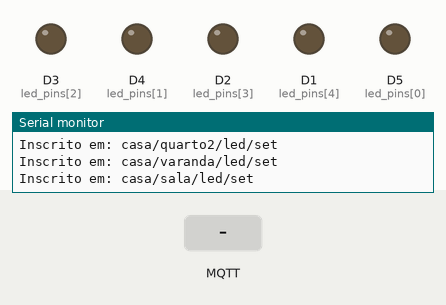
Bench run of a program on a simulated ESP8266 (NodeMCU). Shown: output pins drawn as LEDs (lit = HIGH), the last lines printed to the serial monitor. Inputs (shaded band) come from the test bench. WiFi joins after 1.5 s; servers stay silent unless stated; random numbers use the default seed unless the program sets one; no MQTT or app messages arrive unless stated.

Above: at 2.7 s.
2.8 s: MQTT message "ON" arrives on the first subscribed topic
At 3.7 s:
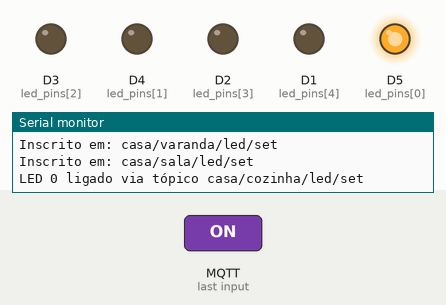
4.3 s: MQTT message "ON" arrives on the second subscribed topic
At 4.9 s:
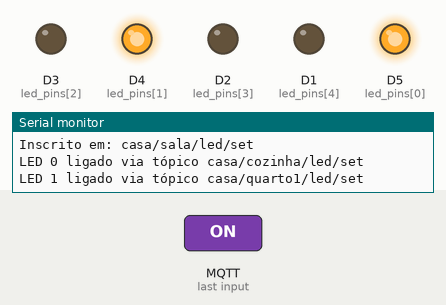
5.8 s: MQTT message "OFF" arrives on the first subscribed topic
At 7.0 s:
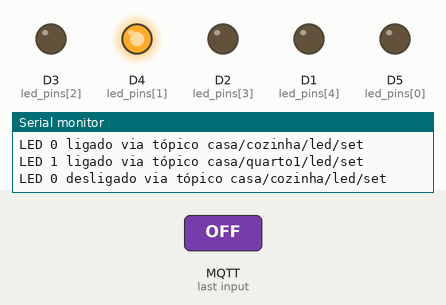
7.3 s: MQTT message "ON" arrives on the third subscribed topic
At 8.3 s:
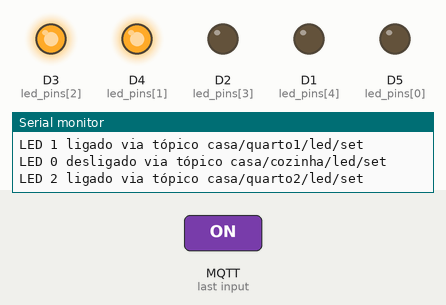
8.8 s: MQTT message "OFF" arrives on the second subscribed topic
At 9.5 s:
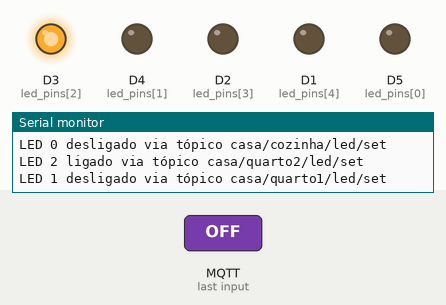
10.3 s: MQTT message "on" arrives on the first subscribed topic
At 10.6 s:
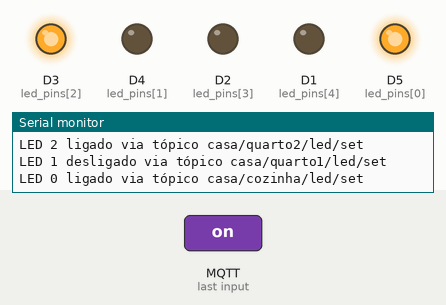
Timing chart, 0 to 12.8 s (numbered marks = the images above; inputs shaded):
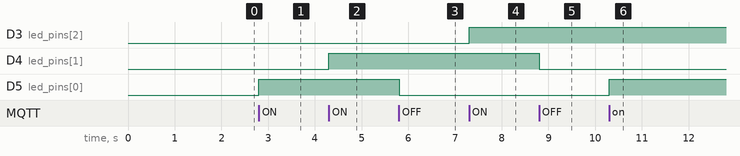

Measured:
- after the input at 2.8 s, D5 (led_pins[0]): LOW → HIGH at once
- after the input at 4.3 s, D4 (led_pins[1]): LOW → HIGH at once
- after the input at 5.8 s, D5 (led_pins[0]): HIGH → LOW at once
- after the input at 7.3 s, D3 (led_pins[2]): LOW → HIGH at once
- after the input at 8.8 s, D4 (led_pins[1]): HIGH → LOW at once
- after the input at 10.3 s, D5 (led_pins[0]): LOW → HIGH at once

The program:

main.cpp
```cpp
#include <ESP8266WiFi.h>
#include <PubSubClient.h>
#include <ArduinoJson.h>

const char* ssid = "Funcionapfvr";
const char* password = "62838700";
const char* mqtt_server = "192.168.215.189";
const int mqtt_port = 1883;

const char* sub_topics[] = {
  "casa/cozinha/led/set",
  "casa/quarto1/led/set",
  "casa/quarto2/led/set",
  "casa/varanda/led/set",
  "casa/sala/led/set"
};

const char* pub_topics[] = {
  "casa/cozinha/led/status",
  "casa/quarto1/led/status",
  "casa/quarto2/led/status",
  "casa/varanda/led/status",
  "casa/sala/led/status"
};

const uint8_t led_pins[] = {D5, D4, D3, D2, D1};
const int num_leds = 5;

WiFiClient espClient;
PubSubClient client(espClient);

void setup_wifi() {
  Serial.print("Conectando na rede Wi-Fi: ");
  Serial.println(ssid);
  WiFi.begin(ssid, password);
  while (WiFi.status() != WL_CONNECTED) {
    delay(500);
    Serial.print(".");
  }
  Serial.println("\nWi-Fi conectado! IP: ");
  Serial.println(WiFi.localIP());
}

void callback(char* topic, byte* payload, unsigned int length) {
  String msg;
  for (unsigned int i = 0; i < length; i++) {
    msg += (char)payload[i];
  }
  msg.trim();
  msg.toUpperCase();

  for (int i = 0; i < num_leds; i++) {
    if (String(topic) == sub_topics[i]) {
      if (msg == "ON") {
        digitalWrite(led_pins[i], HIGH);
        Serial.printf("LED %d ligado via tópico %s\n", i, topic);
      } else if (msg == "OFF") {
        digitalWrite(led_pins[i], LOW);
        Serial.printf("LED %d desligado via tópico %s\n", i, topic);
      } else {
        Serial.printf("Comando inválido para %s: %s\n", topic, msg.c_str());
      }

      // Criar e publicar JSON
      StaticJsonDocument<64> doc;
      doc["estado"] = msg;
      char buffer[64];
      size_t n = serializeJson(doc, buffer);
      client.publish(pub_topics[i], buffer, n);
    }
  }
}

void reconnect() {
  while (!client.connected()) {
    String clientId = "NodeMCU-" + String(random(0xffff), HEX);
    Serial.print("Tentando conectar MQTT com ID: ");
    Serial.println(clientId);
    if (client.connect(clientId.c_str())) {
      Serial.println("Conectado ao broker MQTT!");
      for (int i = 0; i < num_leds; i++) {
        client.subscribe(sub_topics[i]);
        Serial.print("Inscrito em: ");
        Serial.println(sub_topics[i]);
      }
    } else {
      Serial.print("Falha. Código: ");
      Serial.print(client.state());
      Serial.println(" – tentando novamente em 5s");
      delay(5000);
    }
  }
}

void setup() {
  Serial.begin(9600);
  Serial.println("=== Iniciando NodeMCU + MQTT ===");

  for (int i = 0; i < num_leds; i++) {
    pinMode(led_pins[i], OUTPUT);
    digitalWrite(led_pins[i], LOW);
  }

  setup_wifi();
  client.setServer(mqtt_server, mqtt_port);
  client.setCallback(callback);
}

void loop() {
  if (!client.connected()) {
    reconnect();
  }
  client.loop();
}
```
